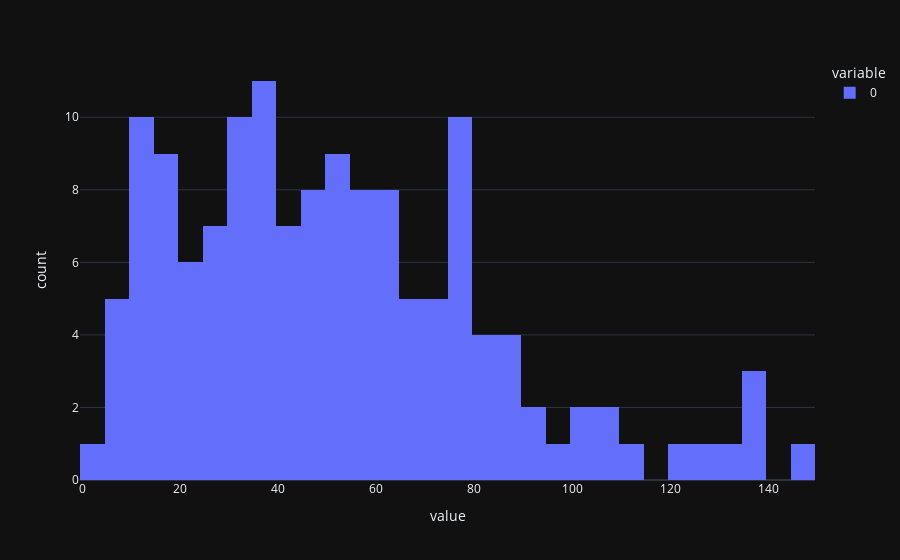

Notebook code for this chart:
### Code cell
num_splits = [len(split) for split in texts_split]
px.histogram(num_splits, nbins=30)

### Figure 1 — Plotly figure (JSON) as saved in the notebook; plotly's stock layout.template omitted (floating-point values rounded to 4 significant figures; data arrays with more than 128 entries replaced by an {"elided": "..."} marker saying what was removed)
{"data": [{"alignmentgroup": "True", "bingroup": "x", "hovertemplate": "variable=0<br>value=%{x}<br>count=%{y}<extra></extra>", "legendgroup": "0", "marker": {"color": "#636efa", "pattern": {"shape": ""}}, "name": "0", "nbinsx": 30, "offsetgroup": "0", "orientation": "v", "showlegend": true, "x": {"elided": "142 int values"}, "xaxis": "x", "yaxis": "y", "type": "histogram"}], "layout": {"xaxis": {"anchor": "y", "domain": [0.0, 1.0], "title": {"text": "value"}}, "yaxis": {"anchor": "x", "domain": [0.0, 1.0], "title": {"text": "count"}}, "legend": {"title": {"text": "variable"}, "tracegroupgap": 0}, "margin": {"t": 60}, "barmode": "relative"}}
